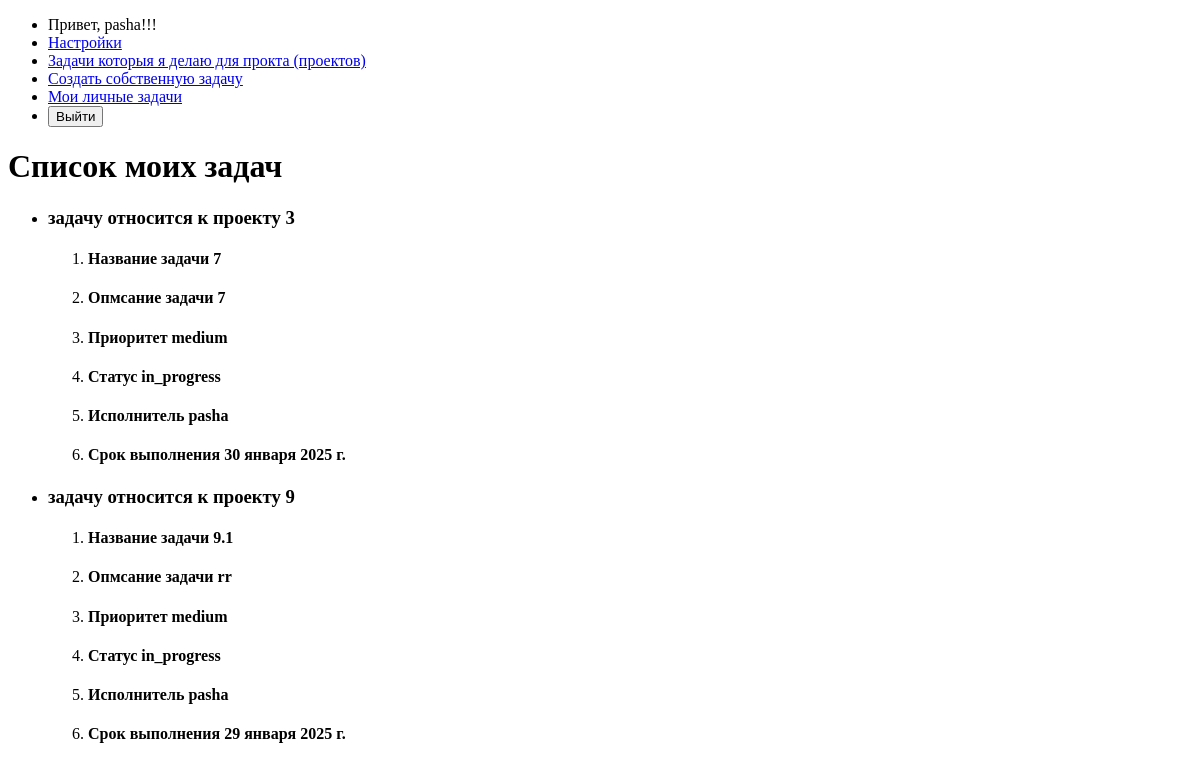
The page /main/ (signed in) on the database as committed earlier.
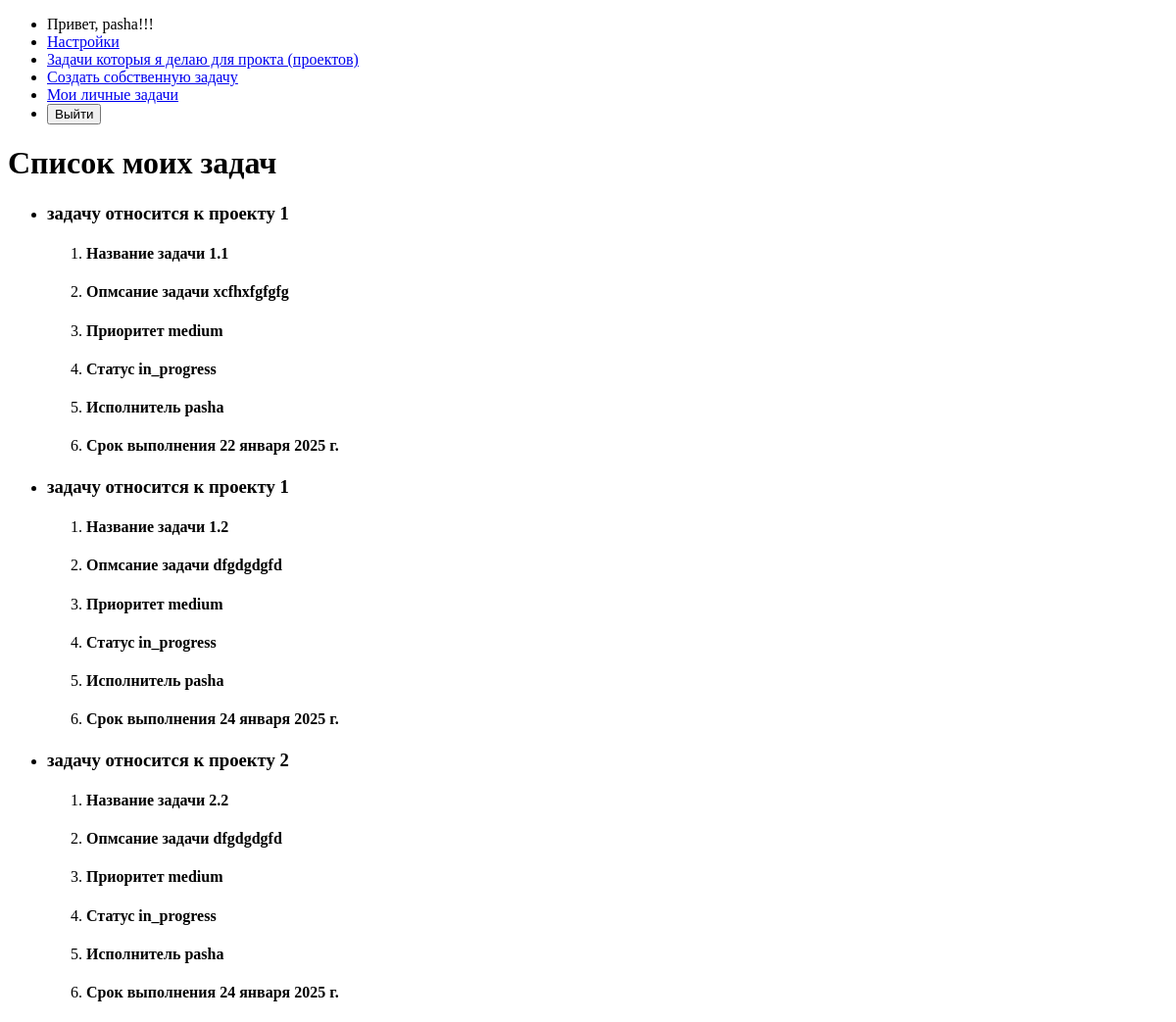
The same page on the database as committed later.
### TM/models.py (models this page shows, shortened)
class Task(models.Model):
    PRIORITY = [
        ('high', 'Высокий'),
        ('medium', 'Средний'),
        ('low', 'Низкий')
    ]
    ACCOMPLISHMENTS_STATUS = [   # СТАТУС ДОСТИЖЕНИЙ
        ('in_progress', 'в работе'),
        ('on_review', 'На проверке'),
        ('completed', 'Выполнена'),
        ('canceled', 'Отменена')
    ]
    project = models.ForeignKey(Project, on_delete = models.CASCADE, related_name = 'tasks', verbose_name = 'Проект')
    name_task = models.CharField(max_length= 255, verbose_name = 'Название задачи')
    description = models.TextField(blank= True, verbose_name = 'Опмсание задачи')
    priority = models.CharField(max_length = 15, choices = PRIORITY, default = 'medium', verbose_name = 'Приоритет')
    status = models.CharField(max_length = 20, choices = ACCOMPLISHMENTS_STATUS, default = 'in_progress', verbose_name = 'Статус')
    executor = models.ForeignKey(User, on_delete = models.SET_NULL, null = True, blank = True, related_name = 'assigned_tasks', verbose_name = 'Исполнитель')
    due_date = models.DateField(verbose_name = 'Срок выполнения')
    date_creation = models.DateTimeField(auto_now_add = True, verbose_name = 'Дата создания')
    date_update = models.DateTimeField(auto_now = True, verbose_name = 'Дата обновления')
    class Meta:
        verbose_name = 'Задача'
        verbose_name_plural = 'Задачи'

class Project(models.Model):
    name = models.CharField(max_length = 255, unique = True, verbose_name = 'Название проекта')
    description = models.TextField(verbose_name = 'Описание проекта')
    end_date = models.DateField(verbose_name = 'Дфта окончания')
    creator = models.ForeignKey(User, on_delete = models.CASCADE, related_name = 'created_projects', verbose_name = 'Создатель')
    date_creation = models.DateTimeField(auto_now_add=True, verbose_name = 'Дата создания')
    class Meta:
        verbose_name = 'Проект'
        verbose_name_plural = 'Проекты'
    def __str__(self):
        return self.name

### TM/views.py (the view)
# urls.py: path('main/', views.main_page, name='main_page'),
def main_page(request):
    if request.user.is_authenticated:
        my_task = Task.objects.filter(executor = request.user)
        return render(request, 'TM/main_page.html', {'my_task': my_task})
    else:
        return render(request, 'TM/main_page.html')

### templates/TM/main_page.html (shortened to what this page needs)
{% extends 'TM/base.html' %}
{% block content %}
    <h1>Список моих задач</h1>
    <div>
        {% if my_task %}
                {% for task in my_task %}
                    <div>
                        <ul>
                        <li>
                            <h3>задачу относится к проекту {{ task.project }} </h3>
                        </li>
                        </ul>
                        <ul>
                        <ol>
                            <li><h4>Название задачи {{ task.name_task }}</h4></li>
                            <li><h4>Опмсание задачи {{ task.description }}</h4></li>
                            <li><h4>Приоритет {{ task.priority }}</h4></li>
                            <li><h4>Статус {{ task.status }}</h4></li>
                            <li><h4>Исполнитель {{ task.executor }}</h4></li>
                            <li><h4>Срок выполнения {{ task.due_date }}</h4></li>
                        </ol>
                        </ul>
                    </div>
                {% endfor %}
        {% else %}
            <p>У вас нет назначанных задач!!!</p>
        {% endif %}
    </div>
{% endblock %}

Rows that differ between the two databases and show on the page:
removed Task: project "3", name_task "7", description "7", priority "medium", status "in_progress", executor "pasha", due_date "30 января 2025 г."
no longer on this page (row edited): Task: project "9", name_task "9.1", description "rr", priority "medium", status "in_progress", executor "pasha", due_date "29 января 2025 г."
added Task: project "1", name_task "1.1", description "xcfhxfgfgfg", priority "medium", status "in_progress", executor "pasha", due_date "22 января 2025 г."
added Task: project "1", name_task "1.2", description "dfgdgdgfd", priority "medium", status "in_progress", executor "pasha", due_date "24 января 2025 г."
added Task: project "2", name_task "2.2", description "dfgdgdgfd", priority "medium", status "in_progress", executor "pasha", due_date "24 января 2025 г."
